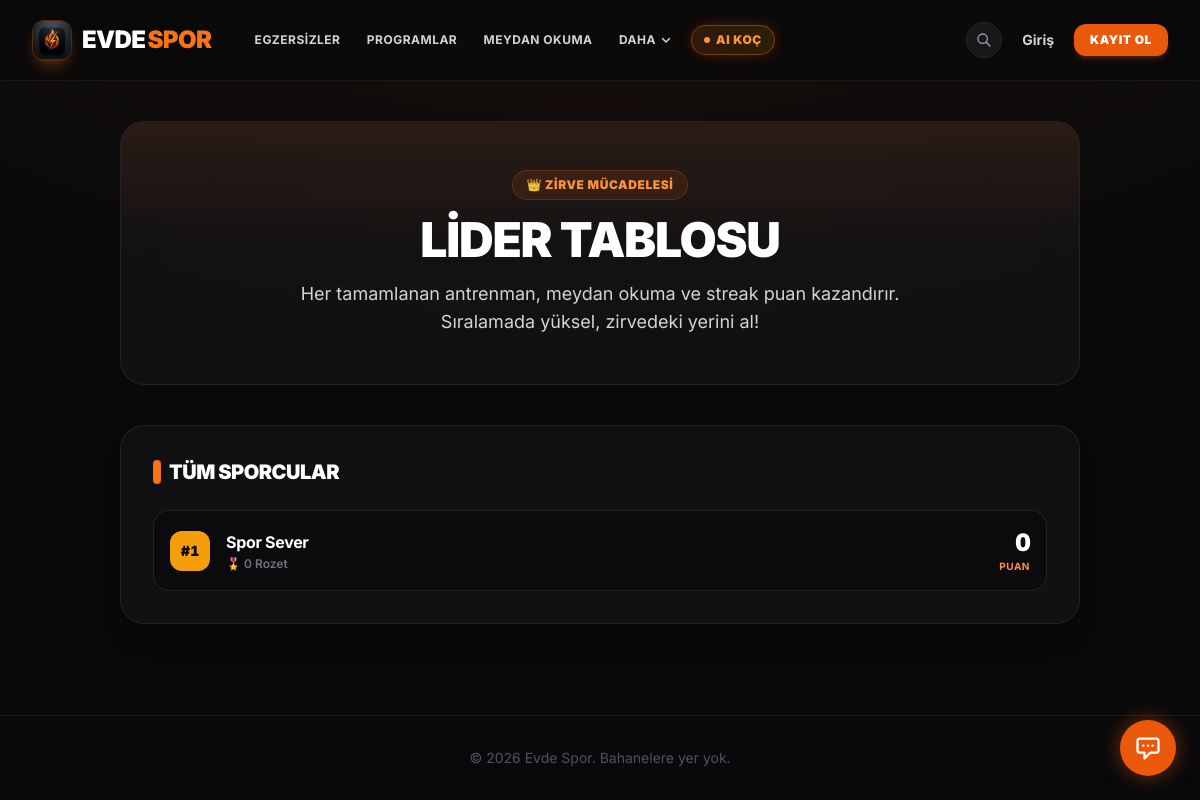
Screenshot of /liderlik-tablosu with the database file from the repository.
### models.py (models this page shows)
class User(UserMixin, db.Model):
    id = db.Column(db.Integer, primary_key=True)
    name = db.Column(db.String(100), nullable=False)
    email = db.Column(db.String(120), unique=True, nullable=False)
    password_hash = db.Column(db.String(256), nullable=False)
    created_at = db.Column(db.DateTime, default=datetime.utcnow)
    water_intake_ml = db.Column(db.Integer, default=0)
    fasting_start = db.Column(db.DateTime, nullable=True)
    quiz_completed = db.Column(db.Boolean, default=False)
    goal = db.Column(db.String(50), nullable=True)
    fitness_level = db.Column(db.String(50), nullable=True)
    target_area = db.Column(db.String(50), nullable=True)
    current_streak = db.Column(db.Integer, default=0)
    longest_streak = db.Column(db.Integer, default=0)
    last_active_date = db.Column(db.Date, nullable=True)
    favorites = db.relationship('Exercise', secondary=user_favorites, lazy='subquery',
        backref=db.backref('favorited_by', lazy=True))

### app.py (the view)
    @app.route('/liderlik')
    @app.route('/liderlik-tablosu')
    def leaderboard():
        users = User.query.all()
        leaderboard_data = []
        for u in users:
            total_duration = sum([p.duration_spent or 0 for p in u.progress])
            leaderboard_data.append({
                'name': u.name,
                'score': total_duration,
                'badges': len(u.badges)
            })
        leaderboard_data = sorted(leaderboard_data, key=lambda x: x['score'], reverse=True)[:10]
        return render_template('leaderboard.html', leaderboard_data=leaderboard_data)

### templates/leaderboard.html (shortened to what this page needs)
{% extends 'base.html' %}
{% block content %}
<div class="max-w-5xl mx-auto relative z-10 space-y-10">
    <div class="relative overflow-hidden rounded-3xl border border-zinc-800/80 bg-zinc-900/60 p-8 md:p-12 text-center backdrop-blur-xl">
        <div class="absolute inset-0 bg-gradient-to-b from-orange-500/10 via-transparent to-transparent pointer-events-none"></div>
        <div class="relative z-10 max-w-2xl mx-auto">
            <div class="inline-flex items-center gap-2 px-3.5 py-1.5 rounded-full text-xs font-black uppercase tracking-wider bg-orange-500/10 border border-orange-500/20 text-orange-400 mb-4">
                👑 Zirve Mücadelesi
            </div>
            <h1 class="text-3xl md:text-5xl font-black text-white font-heading uppercase tracking-tight mb-4">
                Lider Tablosu
            </h1>
            <p class="text-zinc-300 text-base md:text-lg leading-relaxed">
                Her tamamlanan antrenman, meydan okuma ve streak puan kazandırır. Sıralamada yüksel, zirvedeki yerini al!
            </p>
        </div>
    </div>
    <div class="rounded-3xl border border-zinc-800/80 bg-zinc-900/60 p-6 md:p-8 backdrop-blur-xl shadow-xl">
        <h3 class="text-xl font-black text-white font-heading uppercase tracking-tight mb-6 flex items-center gap-2">
            <span class="w-2 h-6 bg-orange-500 rounded-full"></span>
            Tüm Sporcular
        </h3>
        <div class="space-y-3">
            {% for row in leaderboard_data %}
                {% set is_curr = current_user.is_authenticated and current_user.username == row.name %}
                <div class="p-4 rounded-2xl border transition-all flex items-center justify-between
                    {% if is_curr %}
                        border-orange-500/60 bg-orange-950/20 shadow-md shadow-orange-500/10
                    {% elif loop.index <= 3 %}
                        border-zinc-800/90 bg-zinc-950/60
                    {% else %}
                        border-zinc-800/60 bg-zinc-950/30
                    {% endif %}">
                    <div class="flex items-center gap-4 min-w-0">
                        <div class="w-10 h-10 rounded-xl flex items-center justify-center font-black font-mono text-sm shrink-0
                            {% if loop.index == 1 %} bg-amber-500 text-zinc-950
                            {% elif loop.index == 2 %} bg-zinc-300 text-zinc-950
                            {% elif loop.index == 3 %} bg-amber-700 text-white
                            {% else %} bg-zinc-800 text-zinc-400 border border-zinc-700/50 {% endif %}">
                            #{{ loop.index }}
                        </div>
                        <div class="min-w-0">
                            <div class="flex items-center gap-2">
                                <h4 class="font-bold text-white text-base truncate">{{ row.name }}</h4>
                            </div>
                            <div class="text-xs text-zinc-500 font-semibold flex items-center gap-2 mt-0.5">
                                <span>🎖️ {{ row.badges }} Rozet</span>
                            </div>
                        </div>
                    </div>
                    <div class="text-right shrink-0 pl-4">
                        <div class="text-xl md:text-2xl font-black font-mono text-white tracking-tight">
                            {{ row.score }}
                        </div>
                        <div class="text-[10px] font-bold uppercase tracking-wider text-orange-400">
                            Puan
                        </div>
                    </div>
                </div>
            {% endfor %}
        </div>
    </div>
</div>
{% endblock %}

### templates/base.html (style rules this page uses)
html { scroll-behavior: smooth; }
body { background-color: #09090b; color: #fafafa; font-family: 'Inter', -apple-system, BlinkMacSystemFont, 'Segoe UI', Roboto, sans-serif; -webkit-font-smoothing: antialiased; -moz-osx-font-smoothing: grayscale; background-image: radial-gradient(ellipse 80% 50% at 50% -10%, rgba(234,88,12,0.08), transparent); }
h1, h2, h3, h4, .font-heading, .font-display { font-family: 'Inter', -apple-system, BlinkMacSystemFont, sans-serif; font-weight: 800; letter-spacing: -0.02em; }
.font-mono { font-family: 'Inter', system-ui, sans-serif !important; font-variant-numeric: tabular-nums; }

### rows the page displays
User: name "Spor Sever", badges "0", score "0"

### other values shown
{{ label }} "EGZERSIZLER PROGRAMLAR MEYDAN OKUMA"
